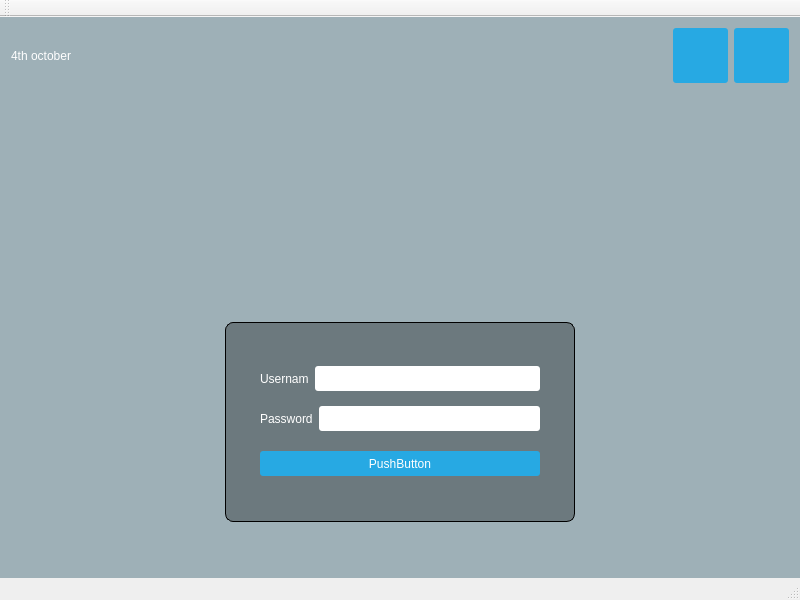
<?xml version="1.0" encoding="UTF-8"?>
<ui version="4.0">
 <class>MainWindow</class>
 <widget class="QMainWindow" name="MainWindow">
  <property name="geometry">
   <rect>
    <x>0</x>
    <y>0</y>
    <width>800</width>
    <height>600</height>
   </rect>
  </property>
  <property name="minimumSize">
   <size>
    <width>800</width>
    <height>600</height>
   </size>
  </property>
  <property name="windowTitle">
   <string>MainWindow</string>
  </property>
  <property name="styleSheet">
   <string notr="true">#centralWidget { background: rgba(32, 80, 96, 100); }
#topPanel { background-color:
qlineargradient(spread:reflect, x1:0.5, y1:0, x2:0, y2:0,
stop:0 rgba(91, 204, 233, 100), stop:1 rgba(32, 80, 96,
100)); }
#loginForm
{
background: rgba(0, 0, 0, 80);
border-radius: 8px;
}
QLabel { color: white; }
QLineEdit { border-radius: 3px; }
QPushButton
{
color: white;
background-color: #27a9e3;
border-width: 0px;
border-radius: 3px;
}
QPushButton:hover { background-color: #66c011; }
#centralWidget
{
background: rgba(32, 80, 96, 100);
border-image: url(:/images/source/login.png);
}</string>
  </property>
  <widget class="QWidget" name="centralWidget">
   <layout class="QVBoxLayout" name="verticalLayout">
    <property name="spacing">
     <number>6</number>
    </property>
    <property name="leftMargin">
     <number>0</number>
    </property>
    <property name="topMargin">
     <number>0</number>
    </property>
    <property name="rightMargin">
     <number>0</number>
    </property>
    <property name="bottomMargin">
     <number>0</number>
    </property>
    <item>
     <widget class="QWidget" name="topPanel" native="true">
      <layout class="QHBoxLayout" name="horizontalLayout">
       <item>
        <widget class="QLabel" name="currentDateTime">
         <property name="text">
          <string>4th october</string>
         </property>
        </widget>
       </item>
       <item>
        <spacer name="horizontalSpacer">
         <property name="orientation">
          <enum>Qt::Horizontal</enum>
         </property>
         <property name="sizeHint" stdset="0">
          <size>
           <width>40</width>
           <height>20</height>
          </size>
         </property>
        </spacer>
       </item>
       <item>
        <widget class="QPushButton" name="restartButton">
         <property name="sizePolicy">
          <sizepolicy hsizetype="Fixed" vsizetype="Fixed">
           <horstretch>0</horstretch>
           <verstretch>0</verstretch>
          </sizepolicy>
         </property>
         <property name="minimumSize">
          <size>
           <width>55</width>
           <height>55</height>
          </size>
         </property>
         <property name="text">
          <string/>
         </property>
         <property name="icon">
          <iconset resource="resource.qrc">
           <normaloff>:/icons/source/restart.png</normaloff>:/icons/source/restart.png</iconset>
         </property>
         <property name="iconSize">
          <size>
           <width>50</width>
           <height>50</height>
          </size>
         </property>
        </widget>
       </item>
       <item>
        <widget class="QPushButton" name="shutdownButton">
         <property name="sizePolicy">
          <sizepolicy hsizetype="Fixed" vsizetype="Fixed">
           <horstretch>0</horstretch>
           <verstretch>0</verstretch>
          </sizepolicy>
         </property>
         <property name="minimumSize">
          <size>
           <width>55</width>
           <height>55</height>
          </size>
         </property>
         <property name="text">
          <string/>
         </property>
         <property name="icon">
          <iconset resource="resource.qrc">
           <normaloff>:/icons/source/shutdown.png</normaloff>:/icons/source/shutdown.png</iconset>
         </property>
         <property name="iconSize">
          <size>
           <width>50</width>
           <height>50</height>
          </size>
         </property>
        </widget>
       </item>
      </layout>
     </widget>
    </item>
    <item>
     <spacer name="verticalSpacer_3">
      <property name="orientation">
       <enum>Qt::Vertical</enum>
      </property>
      <property name="sizeHint" stdset="0">
       <size>
        <width>20</width>
        <height>40</height>
       </size>
      </property>
     </spacer>
    </item>
    <item>
     <layout class="QHBoxLayout" name="horizontalLayout_2">
      <property name="topMargin">
       <number>0</number>
      </property>
      <property name="bottomMargin">
       <number>0</number>
      </property>
      <item>
       <widget class="QLabel" name="logo">
        <property name="sizePolicy">
         <sizepolicy hsizetype="Fixed" vsizetype="Fixed">
          <horstretch>0</horstretch>
          <verstretch>0</verstretch>
         </sizepolicy>
        </property>
        <property name="minimumSize">
         <size>
          <width>150</width>
          <height>150</height>
         </size>
        </property>
        <property name="styleSheet">
         <string notr="true">
</string>
        </property>
        <property name="text">
         <string/>
        </property>
        <property name="pixmap">
         <pixmap resource="resource.qrc">:/images/source/logo.png</pixmap>
        </property>
       </widget>
      </item>
     </layout>
    </item>
    <item>
     <spacer name="verticalSpacer_4">
      <property name="orientation">
       <enum>Qt::Vertical</enum>
      </property>
      <property name="sizeType">
       <enum>QSizePolicy::Fixed</enum>
      </property>
      <property name="sizeHint" stdset="0">
       <size>
        <width>20</width>
        <height>10</height>
       </size>
      </property>
     </spacer>
    </item>
    <item>
     <layout class="QHBoxLayout" name="horizontalLayout_3">
      <property name="topMargin">
       <number>0</number>
      </property>
      <property name="bottomMargin">
       <number>0</number>
      </property>
      <item>
       <widget class="QWidget" name="loginForm" native="true">
        <property name="sizePolicy">
         <sizepolicy hsizetype="Fixed" vsizetype="Fixed">
          <horstretch>0</horstretch>
          <verstretch>0</verstretch>
         </sizepolicy>
        </property>
        <property name="minimumSize">
         <size>
          <width>350</width>
          <height>200</height>
         </size>
        </property>
        <property name="styleSheet">
         <string notr="true">#loginForm{
border: 1px solid;
}</string>
        </property>
        <layout class="QVBoxLayout" name="verticalLayout_2">
         <property name="leftMargin">
          <number>35</number>
         </property>
         <property name="topMargin">
          <number>35</number>
         </property>
         <property name="rightMargin">
          <number>35</number>
         </property>
         <property name="bottomMargin">
          <number>35</number>
         </property>
         <item>
          <layout class="QHBoxLayout" name="horizontalLayout_8">
           <item>
            <widget class="QLabel" name="label">
             <property name="text">
              <string>Usernam</string>
             </property>
            </widget>
           </item>
           <item>
            <widget class="QLineEdit" name="username">
             <property name="minimumSize">
              <size>
               <width>0</width>
               <height>25</height>
              </size>
             </property>
            </widget>
           </item>
          </layout>
         </item>
         <item>
          <layout class="QHBoxLayout" name="horizontalLayout_7">
           <item>
            <widget class="QLabel" name="label_2">
             <property name="text">
              <string>Password</string>
             </property>
            </widget>
           </item>
           <item>
            <widget class="QLineEdit" name="password">
             <property name="minimumSize">
              <size>
               <width>0</width>
               <height>25</height>
              </size>
             </property>
            </widget>
           </item>
          </layout>
         </item>
         <item>
          <spacer name="verticalSpacer_2">
           <property name="orientation">
            <enum>Qt::Vertical</enum>
           </property>
           <property name="sizeType">
            <enum>QSizePolicy::Fixed</enum>
           </property>
           <property name="sizeHint" stdset="0">
            <size>
             <width>20</width>
             <height>5</height>
            </size>
           </property>
          </spacer>
         </item>
         <item>
          <widget class="QPushButton" name="pushButton">
           <property name="minimumSize">
            <size>
             <width>0</width>
             <height>25</height>
            </size>
           </property>
           <property name="text">
            <string>PushButton</string>
           </property>
          </widget>
         </item>
        </layout>
       </widget>
      </item>
     </layout>
    </item>
    <item>
     <spacer name="verticalSpacer">
      <property name="orientation">
       <enum>Qt::Vertical</enum>
      </property>
      <property name="sizeHint" stdset="0">
       <size>
        <width>20</width>
        <height>40</height>
       </size>
      </property>
     </spacer>
    </item>
   </layout>
  </widget>
  <widget class="QToolBar" name="mainToolBar">
   <attribute name="toolBarArea">
    <enum>TopToolBarArea</enum>
   </attribute>
   <attribute name="toolBarBreak">
    <bool>false</bool>
   </attribute>
  </widget>
  <widget class="QStatusBar" name="statusBar"/>
 </widget>
 <layoutdefault spacing="6" margin="11"/>
 <resources>
  <include location="resource.qrc"/>
 </resources>
 <connections/>
</ui>
